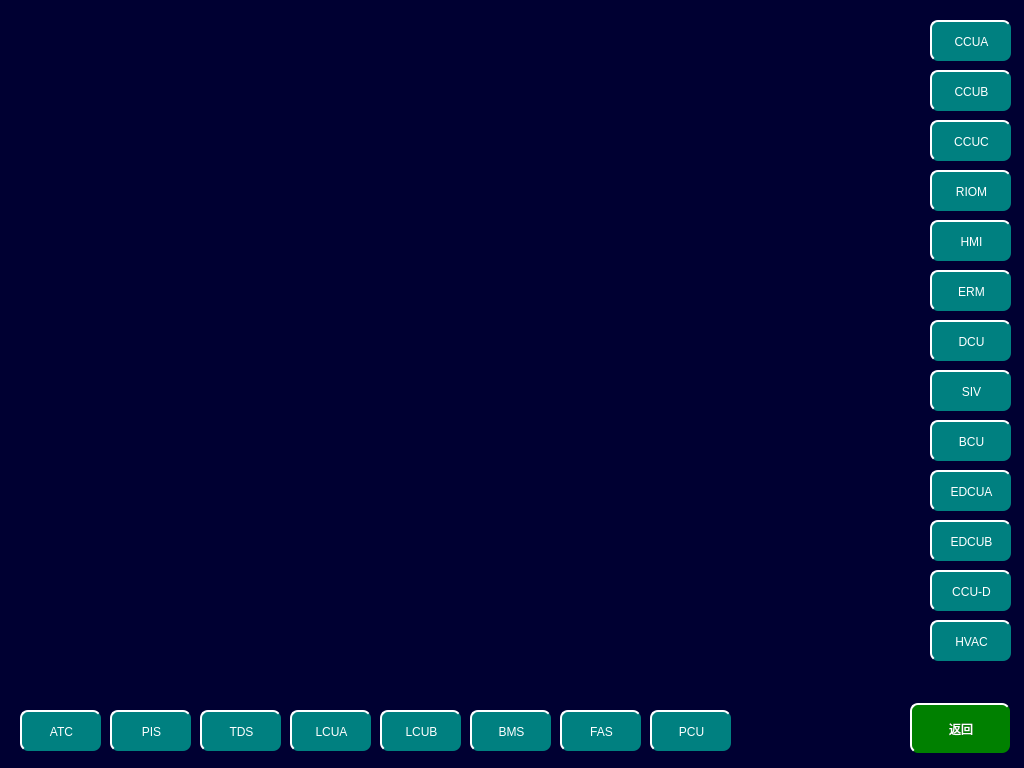
<?xml version="1.0" encoding="UTF-8"?>
<ui version="4.0">
 <class>MaintainceAllPortsPage</class>
 <widget class="QWidget" name="MaintainceAllPortsPage">
  <property name="geometry">
   <rect>
    <x>0</x>
    <y>0</y>
    <width>1024</width>
    <height>768</height>
   </rect>
  </property>
  <property name="windowTitle">
   <string>Form</string>
  </property>
  <property name="styleSheet">
   <string notr="true">QWidget
{
		background-color:rgb(0, 0, 50);
}
QPushButton
{
font: 20px, &quot;微软雅黑&quot;;
color: white;
background-color: rgb(0, 128, 128);
border-top: 2px solid white;
border-left: 2px solid white;
border-radius:8px;
}
</string>
  </property>
  <widget class="QPushButton" name="BTN_HMI">
   <property name="geometry">
    <rect>
     <x>930</x>
     <y>220</y>
     <width>81</width>
     <height>41</height>
    </rect>
   </property>
   <property name="focusPolicy">
    <enum>Qt::NoFocus</enum>
   </property>
   <property name="styleSheet">
    <string notr="true"/>
   </property>
   <property name="text">
    <string>HMI</string>
   </property>
  </widget>
  <widget class="QPushButton" name="BTN_ERM">
   <property name="geometry">
    <rect>
     <x>930</x>
     <y>270</y>
     <width>81</width>
     <height>41</height>
    </rect>
   </property>
   <property name="focusPolicy">
    <enum>Qt::NoFocus</enum>
   </property>
   <property name="styleSheet">
    <string notr="true"/>
   </property>
   <property name="text">
    <string>ERM</string>
   </property>
  </widget>
  <widget class="QPushButton" name="BTN_BCU">
   <property name="geometry">
    <rect>
     <x>930</x>
     <y>420</y>
     <width>81</width>
     <height>41</height>
    </rect>
   </property>
   <property name="focusPolicy">
    <enum>Qt::NoFocus</enum>
   </property>
   <property name="styleSheet">
    <string notr="true"/>
   </property>
   <property name="text">
    <string>BCU</string>
   </property>
  </widget>
  <widget class="QPushButton" name="BTN_Return">
   <property name="geometry">
    <rect>
     <x>910</x>
     <y>703</y>
     <width>100</width>
     <height>50</height>
    </rect>
   </property>
   <property name="focusPolicy">
    <enum>Qt::NoFocus</enum>
   </property>
   <property name="styleSheet">
    <string notr="true">QPushButton
{
	font: 20px, &quot;微软雅黑&quot;;
    color: white;
	background-color: rgb(0, 128, 0);
    border-top: 2px solid white;
	border-left: 2px solid white;

}</string>
   </property>
   <property name="text">
    <string>返回</string>
   </property>
  </widget>
  <widget class="QPushButton" name="BTN_RIOM">
   <property name="geometry">
    <rect>
     <x>930</x>
     <y>170</y>
     <width>81</width>
     <height>41</height>
    </rect>
   </property>
   <property name="focusPolicy">
    <enum>Qt::NoFocus</enum>
   </property>
   <property name="styleSheet">
    <string notr="true"/>
   </property>
   <property name="text">
    <string>RIOM</string>
   </property>
  </widget>
  <widget class="QPushButton" name="BTN_DCU">
   <property name="geometry">
    <rect>
     <x>930</x>
     <y>320</y>
     <width>81</width>
     <height>41</height>
    </rect>
   </property>
   <property name="focusPolicy">
    <enum>Qt::NoFocus</enum>
   </property>
   <property name="styleSheet">
    <string notr="true"/>
   </property>
   <property name="text">
    <string>DCU</string>
   </property>
  </widget>
  <widget class="QPushButton" name="BTN_HVAC">
   <property name="geometry">
    <rect>
     <x>930</x>
     <y>620</y>
     <width>81</width>
     <height>41</height>
    </rect>
   </property>
   <property name="focusPolicy">
    <enum>Qt::NoFocus</enum>
   </property>
   <property name="styleSheet">
    <string notr="true"/>
   </property>
   <property name="text">
    <string>HVAC</string>
   </property>
  </widget>
  <widget class="QPushButton" name="BTN_ATC">
   <property name="geometry">
    <rect>
     <x>20</x>
     <y>710</y>
     <width>81</width>
     <height>41</height>
    </rect>
   </property>
   <property name="focusPolicy">
    <enum>Qt::NoFocus</enum>
   </property>
   <property name="styleSheet">
    <string notr="true"/>
   </property>
   <property name="text">
    <string>ATC</string>
   </property>
  </widget>
  <widget class="QPushButton" name="BTN_CCUA">
   <property name="geometry">
    <rect>
     <x>930</x>
     <y>20</y>
     <width>81</width>
     <height>41</height>
    </rect>
   </property>
   <property name="focusPolicy">
    <enum>Qt::NoFocus</enum>
   </property>
   <property name="styleSheet">
    <string notr="true"/>
   </property>
   <property name="text">
    <string>CCUA</string>
   </property>
  </widget>
  <widget class="QPushButton" name="BTN_EDCUA">
   <property name="geometry">
    <rect>
     <x>930</x>
     <y>470</y>
     <width>81</width>
     <height>41</height>
    </rect>
   </property>
   <property name="focusPolicy">
    <enum>Qt::NoFocus</enum>
   </property>
   <property name="styleSheet">
    <string notr="true"/>
   </property>
   <property name="text">
    <string>EDCUA</string>
   </property>
  </widget>
  <widget class="QPushButton" name="BTN_SIV">
   <property name="geometry">
    <rect>
     <x>930</x>
     <y>370</y>
     <width>81</width>
     <height>41</height>
    </rect>
   </property>
   <property name="focusPolicy">
    <enum>Qt::NoFocus</enum>
   </property>
   <property name="styleSheet">
    <string notr="true"/>
   </property>
   <property name="text">
    <string>SIV</string>
   </property>
  </widget>
  <widget class="QPushButton" name="BTN_PIS">
   <property name="geometry">
    <rect>
     <x>110</x>
     <y>710</y>
     <width>81</width>
     <height>41</height>
    </rect>
   </property>
   <property name="focusPolicy">
    <enum>Qt::NoFocus</enum>
   </property>
   <property name="styleSheet">
    <string notr="true"/>
   </property>
   <property name="text">
    <string>PIS</string>
   </property>
  </widget>
  <widget class="QPushButton" name="BTN_CCU_D">
   <property name="geometry">
    <rect>
     <x>930</x>
     <y>570</y>
     <width>81</width>
     <height>41</height>
    </rect>
   </property>
   <property name="focusPolicy">
    <enum>Qt::NoFocus</enum>
   </property>
   <property name="styleSheet">
    <string notr="true"/>
   </property>
   <property name="text">
    <string>CCU-D</string>
   </property>
  </widget>
  <widget class="QPushButton" name="BTN_CCUB">
   <property name="geometry">
    <rect>
     <x>930</x>
     <y>70</y>
     <width>81</width>
     <height>41</height>
    </rect>
   </property>
   <property name="focusPolicy">
    <enum>Qt::NoFocus</enum>
   </property>
   <property name="styleSheet">
    <string notr="true"/>
   </property>
   <property name="text">
    <string>CCUB</string>
   </property>
  </widget>
  <widget class="QPushButton" name="BTN_TDS">
   <property name="geometry">
    <rect>
     <x>200</x>
     <y>710</y>
     <width>81</width>
     <height>41</height>
    </rect>
   </property>
   <property name="focusPolicy">
    <enum>Qt::NoFocus</enum>
   </property>
   <property name="styleSheet">
    <string notr="true"/>
   </property>
   <property name="text">
    <string>TDS</string>
   </property>
  </widget>
  <widget class="QPushButton" name="BTN_LCUA">
   <property name="geometry">
    <rect>
     <x>290</x>
     <y>710</y>
     <width>81</width>
     <height>41</height>
    </rect>
   </property>
   <property name="focusPolicy">
    <enum>Qt::NoFocus</enum>
   </property>
   <property name="styleSheet">
    <string notr="true"/>
   </property>
   <property name="text">
    <string>LCUA</string>
   </property>
  </widget>
  <widget class="QPushButton" name="BTN_BMS">
   <property name="geometry">
    <rect>
     <x>470</x>
     <y>710</y>
     <width>81</width>
     <height>41</height>
    </rect>
   </property>
   <property name="focusPolicy">
    <enum>Qt::NoFocus</enum>
   </property>
   <property name="styleSheet">
    <string notr="true"/>
   </property>
   <property name="text">
    <string>BMS</string>
   </property>
  </widget>
  <widget class="QPushButton" name="BTN_FAS">
   <property name="geometry">
    <rect>
     <x>560</x>
     <y>710</y>
     <width>81</width>
     <height>41</height>
    </rect>
   </property>
   <property name="focusPolicy">
    <enum>Qt::NoFocus</enum>
   </property>
   <property name="styleSheet">
    <string notr="true"/>
   </property>
   <property name="text">
    <string>FAS</string>
   </property>
  </widget>
  <widget class="QPushButton" name="BTN_PCU">
   <property name="geometry">
    <rect>
     <x>650</x>
     <y>710</y>
     <width>81</width>
     <height>41</height>
    </rect>
   </property>
   <property name="focusPolicy">
    <enum>Qt::NoFocus</enum>
   </property>
   <property name="styleSheet">
    <string notr="true"/>
   </property>
   <property name="text">
    <string>PCU</string>
   </property>
  </widget>
  <widget class="QPushButton" name="BTN_EDCUB">
   <property name="geometry">
    <rect>
     <x>930</x>
     <y>520</y>
     <width>81</width>
     <height>41</height>
    </rect>
   </property>
   <property name="focusPolicy">
    <enum>Qt::NoFocus</enum>
   </property>
   <property name="styleSheet">
    <string notr="true"/>
   </property>
   <property name="text">
    <string>EDCUB</string>
   </property>
  </widget>
  <widget class="QPushButton" name="BTN_LCUB">
   <property name="geometry">
    <rect>
     <x>380</x>
     <y>710</y>
     <width>81</width>
     <height>41</height>
    </rect>
   </property>
   <property name="focusPolicy">
    <enum>Qt::NoFocus</enum>
   </property>
   <property name="styleSheet">
    <string notr="true"/>
   </property>
   <property name="text">
    <string>LCUB</string>
   </property>
  </widget>
  <widget class="QPushButton" name="BTN_CCUC">
   <property name="geometry">
    <rect>
     <x>930</x>
     <y>120</y>
     <width>81</width>
     <height>41</height>
    </rect>
   </property>
   <property name="focusPolicy">
    <enum>Qt::NoFocus</enum>
   </property>
   <property name="styleSheet">
    <string notr="true"/>
   </property>
   <property name="text">
    <string>CCUC</string>
   </property>
  </widget>
 </widget>
 <resources/>
 <connections/>
</ui>
